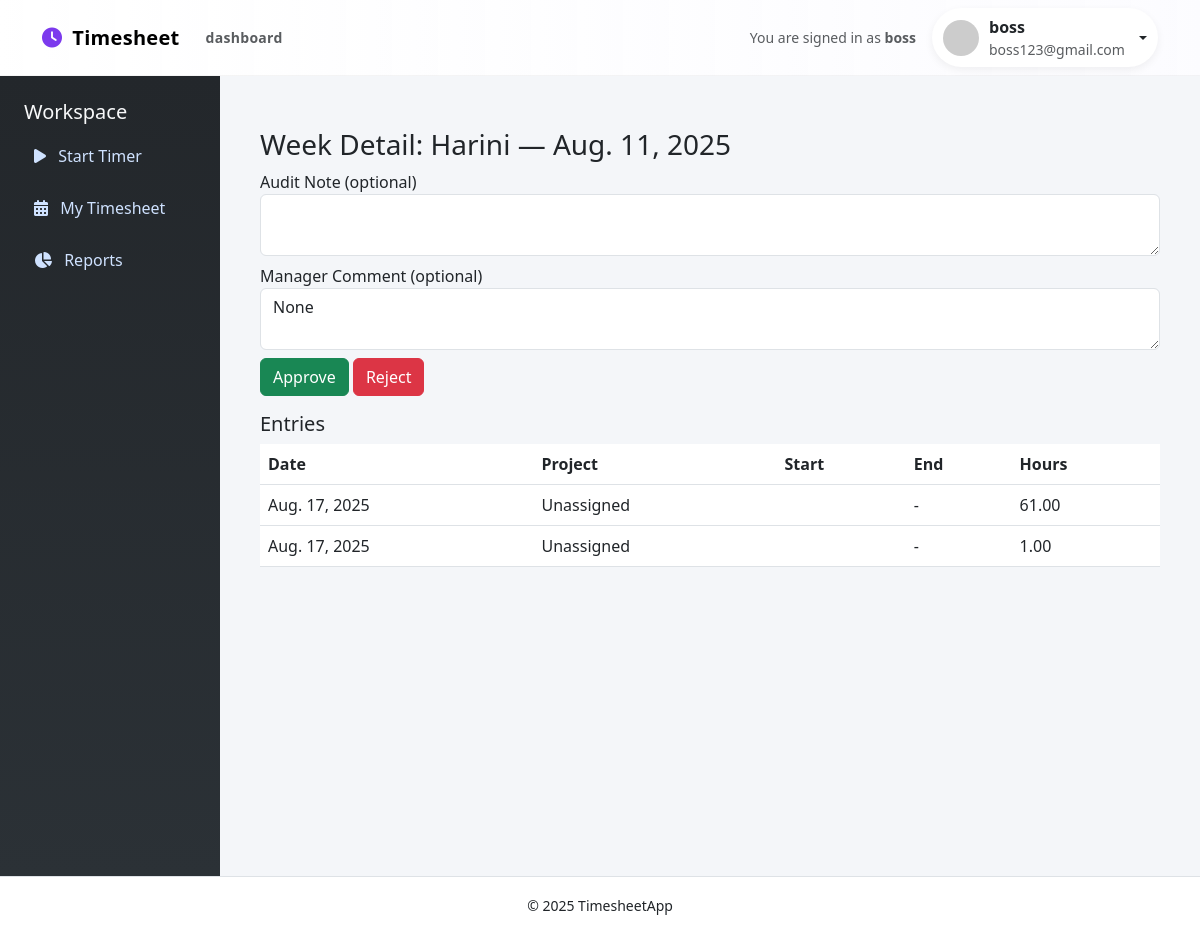
Before: /manager/approvals/1/ (signed in) with the older database file.
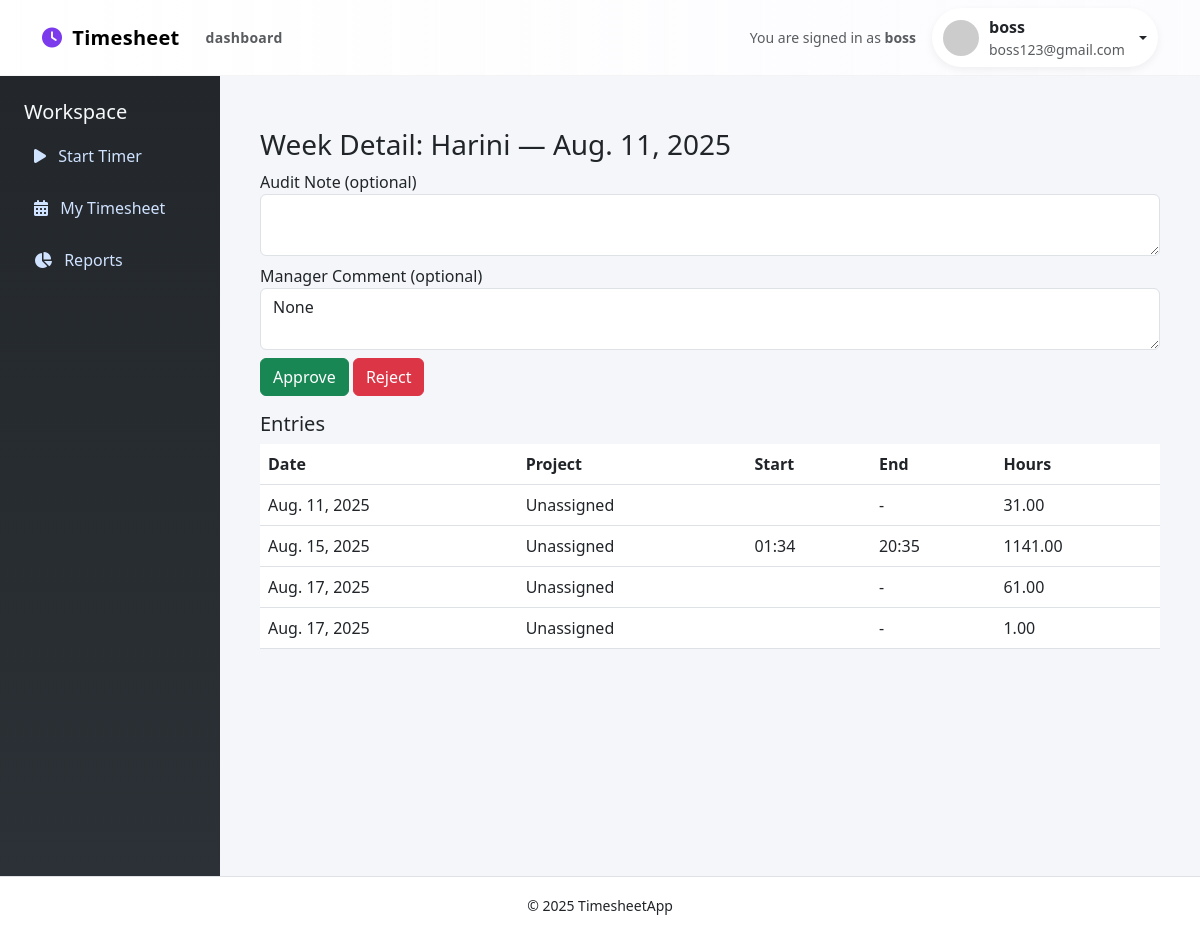
After: the same page with the newer database file.
### timesheet_app/models.py (models this page shows, shortened)
class TimesheetEntry(models.Model):
    user = models.ForeignKey(settings.AUTH_USER_MODEL, on_delete=models.CASCADE)
    project = models.ForeignKey(Project, on_delete=models.PROTECT, null=True, blank=True)
    work_date = models.DateField(null=False, blank=False)
    start_time = models.DateTimeField(null=True, blank=True)
    end_time = models.DateTimeField(null=True, blank=True)
    break_minutes = models.PositiveIntegerField(default=0)
    duration_minutes = models.PositiveIntegerField(default=0, editable=False)
    billable = models.BooleanField(default=True)
    notes = models.TextField(blank=True)
    created_at = models.DateTimeField(auto_now_add=True)
    updated_at = models.DateTimeField(auto_now=True)
    class Meta:
        indexes = [
            models.Index(fields=["user", "work_date"]),
            models.Index(fields=["project", "work_date"]),
        ]
        ordering = ["work_date", "start_time"]

### timesheet_app/views.py (the view, shortened to what this page needs)
# urls.py: path("manager/approvals/<int:week_id>/", week_detail, name="week_detail"),
@role_required('manager')
@login_required
def week_detail(request, week_id):
    week = get_object_or_404(WeekSummary, pk=week_id)
    entries = TimesheetEntry.objects.filter(user=week.user, work_date__range=(week.week_start, week.week_start + dt.timedelta(days=6))).select_related('project')
    return render(request, 'dashboard/week_detail.html', {'week': week, 'entries': entries})

### timesheet_app/templates/dashboard/week_detail.html (shortened to what this page needs)
{% extends 'base.html' %}
{% block content %}
<div class="container my-4">
  <h3>Week Detail: {{ week.user.get_full_name|default:week.user.username }} — {{ week.week_start }}</h3>
  <div class="mb-3">
    <form method="POST">
      <div class="mb-2">
        <label for="note">Audit Note (optional)</label>
        <textarea name="note" id="note" class="form-control">{{ week.audit_note }}</textarea>
      </div>
      <div class="mb-2">
        <label for="manager_comment">Manager Comment (optional)</label>
        <textarea name="manager_comment" id="manager_comment" class="form-control">{{ week.manager_comment }}</textarea>
      </div>
      <button name="action" value="approve" class="btn btn-success">Approve</button>
      <button name="action" value="reject" class="btn btn-danger">Reject</button>
    </form>
  </div>
  <h5>Entries</h5>
  <table class="table">
    <thead><tr><th>Date</th><th>Project</th><th>Start</th><th>End</th><th>Hours</th></tr></thead>
    <tbody>
      {% for e in entries %}
      <tr>
        <td>{{ e.work_date }}</td>
        <td>{{ e.project.name|default:'Unassigned' }}</td>
        <td>{{ e.start_time|time:'H:i' }}</td>
        <td>{{ e.end_time|time:'H:i'|default:'-' }}</td>
        <td>{{ e.duration_minutes|default:0|floatformat:2 }}</td>
      </tr>
      {% endfor %}
    </tbody>
  </table>
</div>
{% endblock %}

Changed rows visible on the page:
added TimesheetEntry: work_date "Aug. 11, 2025", project.name "Unassigned", end_time "-", duration_minutes "31.00"
added TimesheetEntry: work_date "Aug. 15, 2025", project.name "Unassigned", start_time "01:34", end_time "20:35", duration_minutes "1141.00"
